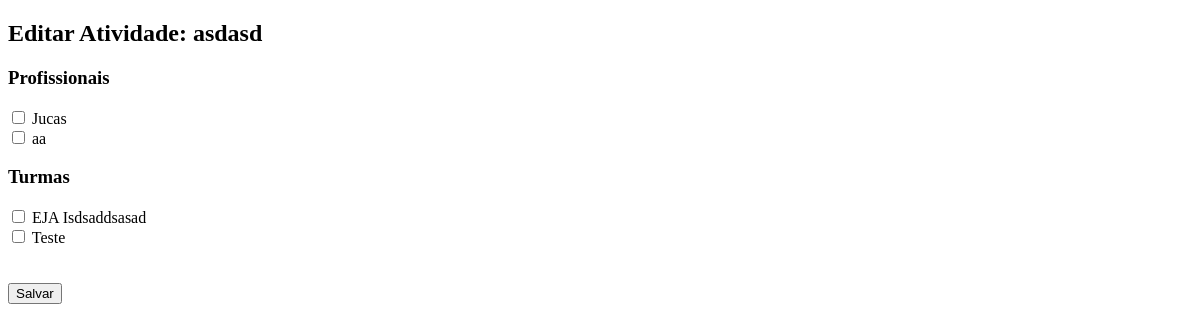
The app's page /vinculo/3/editar/ (signed in), older data.
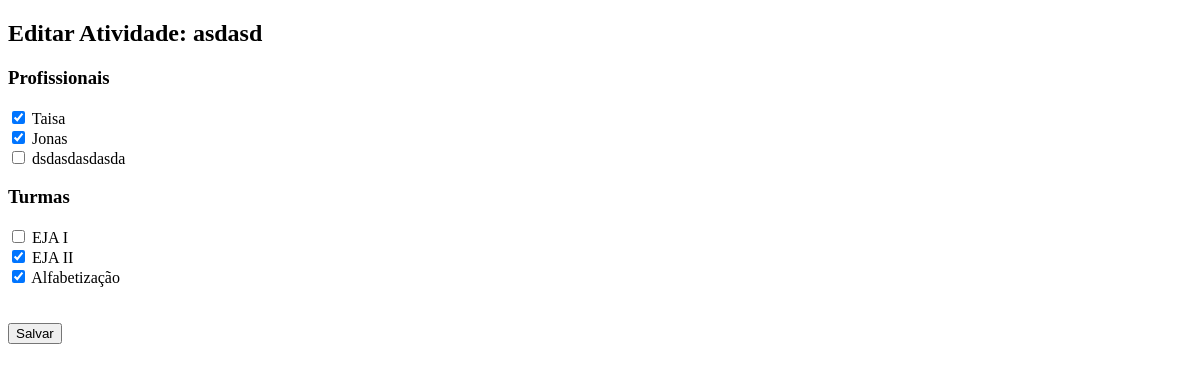
The same page, newer data.
### autohorario/models.py (models this page shows, shortened)
class Atividade(models.Model):
    id_atividade = models.AutoField(primary_key=True)
    nome = models.CharField(max_length=255, null=False)
    carga_horaria = models.IntegerField()  # Carga Horária
    id_caracteristica = models.ForeignKey(Caracteristica, on_delete=models.PROTECT)
    periodos = models.SmallIntegerField()
    id_profissional = models.ManyToManyField(Profissional)
    id_turma = models.ManyToManyField(Turma)

class Profissional(models.Model):
    id_profissional = models.AutoField(primary_key=True)
    nome = models.CharField(max_length=255, null=False)
    funcao = models.CharField(max_length=255)
    endereco = models.CharField(max_length=255, null=True, blank=True)
    imagem = models.ImageField(null=True, blank=True, upload_to="oi")
    def __str__(self):
        return self.nome

class Turma(models.Model):
    id_turma = models.AutoField(primary_key=True)
    nome = models.CharField(max_length=255, null=False)
    qnt_de_alunos = models.IntegerField()
    def __str__(self):
        return self.nome

### autohorario/views.py (the view)
# urls.py: path("vinculo/<int:id_atividade>/editar/", views.editar_vinculo, name="editar_vinculo"),
@login_required
def editar_vinculo(request, id_atividade):
    atividade = get_object_or_404(Atividade, pk=id_atividade)
    if request.method == "POST":
        form = VinculoForm(request.POST, instance=atividade)
        if form.is_valid():
            form.save()
            return redirect("editar_vinculo", id_atividade=atividade.id_atividade)  # Recarregar página após salvar
    else:
        form = VinculoForm(instance=atividade)
    return render(request, "editar_vinculo.html", {"form": form, "atividade": atividade})

### autohorario/forms.py
class VinculoForm(forms.ModelForm):
    id_profissional = forms.ModelMultipleChoiceField(
        queryset=Profissional.objects.all(),
        widget=forms.CheckboxSelectMultiple,
        required=False
    )
    id_turma = forms.ModelMultipleChoiceField(
        queryset=Turma.objects.all(),
        widget=forms.CheckboxSelectMultiple,
        required=False
    )
    class Meta:
        model = Atividade
        fields = ["id_profissional", "id_turma"]

### autohorario/templates/editar_vinculo.html (shortened to what this page needs)
<!DOCTYPE html>
<html lang="pt">
<head>
</head>
<body>
    <h2>Editar Atividade: {{ atividade.nome }}</h2>
    <form method="post">
        <h3>Profissionais</h3>
        {{ form.id_profissional }}
        <h3>Turmas</h3>
        {{ form.id_turma }}
        <br><br>
        <button type="submit">Salvar</button>
    </form>
</body>
</html>

Row changes from the older to the newer data that the page shows:
removed Profissional: id_profissional "☐ ☐"
removed Turma: id_turma "☐ ☐"
added Profissional: id_profissional "☑ ☑ ☐"
added Turma: id_turma "☐ ☑ ☑"
Text that changed along with them:
text no longer shown: "Jucas aa EJA Isdsaddsasad Teste"
text now shown: "Taisa Jonas dsdasdasdasda EJA I EJA II Alfabetização"
